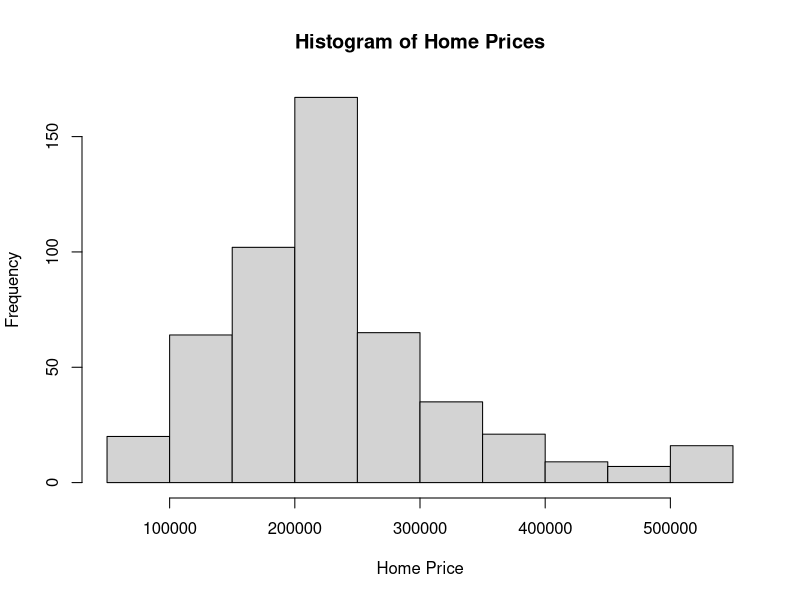
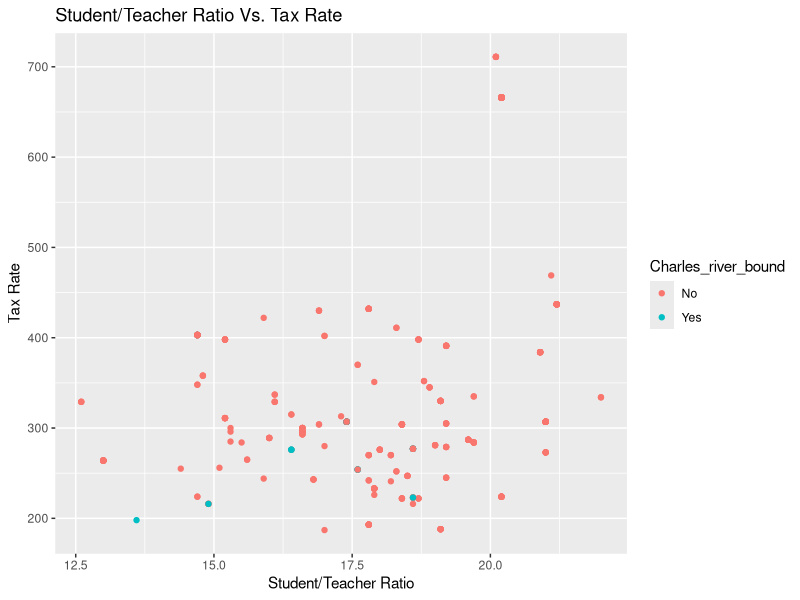

Write the R code that produced these figures, in order. (Note: this script raises an error after producing the figures.)
# Samantha Misurda
# March 21, 2017"
# HW1


# Load libraries for usage
library(ggplot2)
library(FNN)
library(plyr)
library(gplots)

########
# Problem 1A 
########


#high level briefing function that takes a data frame as an argument, and produces summary output
brief <- function(df){
  
  num.columns <- ncol(df)
  # Print the number of rows and columns
  cat(sprintf("This dataset has %s Rows and %s Attributes\n\n", nrow(df), num.columns))
  
  # Capture real values and add them to a data frame
  df.to.return <- data.frame(Attribute_ID = numeric(),
                             Attribute_Name = character(),
                             Missing = numeric(),
                             Mean = numeric(),
                             Median = numeric(), 
                             SDev = numeric(), 
                             Min = numeric(),
                             Max = numeric())
  
  cat("real valued attributes\n")
  cat("----------------------\n")
  for(col in 1:num.columns){
    if(is.numeric(df[[col]])){
      temp.missing <- sum(is.na(df[[col]]))
      temp.mean <- mean(df[[col]], na.rm=TRUE)
      temp.median <- median(df[[col]], na.rm=TRUE)
      temp.sdev <- sd(df[[col]], na.rm=TRUE)
      temp.min <- min(df[[col]], na.rm=TRUE)
      temp.max <- max(df[[col]], na.rm=TRUE)
      
      df.to.return <- rbind(df.to.return, data.frame(Attribute_ID = col,
                                                     Attribute_Name = colnames(df)[col],
                                                     Missing = temp.missing,
                                                     Mean = temp.mean,
                                                     Median = temp.median, 
                                                     SDev = temp.sdev, 
                                                     Min = temp.min,
                                                     Max = temp.max))
    }
  }
  
  print(format(df.to.return, scientific=999,digits=2))
  
  # Capture symbolic attributes and add to data frame
  df.to.return <- data.frame(Attribute_ID = numeric(),
                             Attribute_Name = character(),
                             Missing = numeric(),
                             Arity = numeric(),
                             MCVs_counts = character())
  
  
  cat("symbolic attributes\n")
  cat("----------------------\n")
  for(col in 1:num.columns){
    if(!is.numeric(df[[col]])){
      temp.missing <- sum(df[[col]]=="" | is.na(df[[col]]))
      temp.arity <- length(levels(df[[col]]))
      
      temp.mcvs <- sort(table(df[[col]]),decreasing=TRUE)[1:3]
      temp.mcvs_str <- ""
      
      for(i in 1:3){
        if(!is.na(names(temp.mcvs)[i]) & names(temp.mcvs)[i]!= "") {
          temp.str <- sprintf("%s(%d)", names(temp.mcvs)[i], temp.mcvs[i])
          temp.mcvs_str <- paste(temp.mcvs_str, temp.str)
        }
      }
      
      df.to.return <- rbind(df.to.return, data.frame(Attribute_ID = col,
                                                     Attribute_Name = colnames(df)[col],
                                                     Missing = temp.missing,
                                                     Arity = temp.arity,
                                                     MCVs_counts=temp.mcvs_str))
    }
  }
  print(format(df.to.return, scientific=999,digits=2))
}

########
# Problem 1B - Test brief function
########
housing.no.missing <- read.csv("house_no_missing.csv")
housing.missing <- read.csv("house_with_missing.csv")

print("~~~~~~~~~~~~~~~~~~~~~~~~~~~~~~~~~~~~~~~~~~~~~~")
print("Brief function output for house_no_missing.csv")
print("~~~~~~~~~~~~~~~~~~~~~~~~~~~~~~~~~~~~~~~~~~~~~~")
brief(housing.no.missing)

print("~~~~~~~~~~~~~~~~~~~~~~~~~~~~~~~~~~~~~~~~~~~~~~")
print("Brief function output for house_with_missing.csv")
print("~~~~~~~~~~~~~~~~~~~~~~~~~~~~~~~~~~~~~~~~~~~~~~")
brief(housing.missing)


##############
# Visualizations for Problem 1B 
##############
options(scipen = 999)

# Home Price (histogram)
hist(housing.no.missing$house_value, xlab = "Home Price", main = (paste("Histogram of Home Prices")))

# Charles and home prices (Contingency Table)
# Group into bins
housing.grouped <- housing.no.missing
housing.grouped$house_value <- cut(housing.no.missing$house_value, breaks = c(0, 100000, 200000, 300000, 400000, 9999999999), labels= c("Below 100,000", "100,000 -200,000", "200,001-300,000", "300,001-400,000", "400,000 and Greater"))
with(housing.grouped, table(house_value, Charles_river_bound))

# Student/Teacher Ratio and taxes (Scatterplot)
ggplot(housing.no.missing, aes(x=student_teacher_ratio, y=property_tax_rate, color=Charles_river_bound)) + geom_point() +
  ggtitle("Student/Teacher Ratio Vs. Tax Rate") +
  labs(x="Student/Teacher Ratio",y="Tax Rate") 


#####
# Problem 2A
#####

# Connect-the-dots model that learns from train set and is being tested using test set
# Assumes the last column of data is the output dimension
get_pred_dots <- function(train, test){
  nf <- ncol(train)
  input <- train[,-nf]
  query <- test[,-nf]
  my.knn <- get.knnx(input,query,k=2) # Get two nearest neighbors
  nn.index <- my.knn$nn.index
  pred <- rep(NA,nrow(test))
  for (ii in 1:nrow(test)){
    y1 <- train[nn.index[ii,1],nf]
    y2 <- train[nn.index[ii,2],nf]
    pred[ii] = (y1+y2)/2
  }
  return(pred)  
}


# Linear model
# Assumes the last column of data is the output dimension
get_pred_lr <- function(train, test){
  colnames(train)[ncol(train)] <- "output"
  linear.model <- lm(output ~ ., data=train)
  return(predict(linear.model, test))
}


# Default predictor model
# Assumes the last column of data is the output dimension
get_pred_default <- function(train, test){
  nf <- ncol(train)
  pred <- mean(train[,nf])
  #return that prediction for each input in the test set
  return(rep(pred, nrow(test)))
}

#nn: number of data points, k: number of folds
get_folds <- function(nn, k) {
  index <- seq(1, nn)
  rand.index <- sample(index, nn)
  group <- seq_along(rand.index)%%k
  chunk <- split(rand.index, group)
  return(chunk)
}

# Perform k-fold cross-validation 
do_cv <- function(df, output, k, model){
  #get the number of rows
  size <- nrow(df[output])
  #generate k folds
  folds <- get_folds(size, k)
  
  mse <- rep(NA,k)
  ii <- 1
  for(fold in folds){
    test.set <- subset(df, as.numeric(rownames(df)) %in% fold)
    train.set <- subset(df, !as.numeric(rownames(df)) %in% fold)
    
    result <- model(train.set, test.set)
    mse[ii] <- mean((test.set[output] - result)^2) 
    ii <- ii + 1
  }
  
  return(mse)
}

#test case
df <- data.frame(x=c(1,2,3,4,5,6,7,8,9,10), y=c(1.2,2.3,3.4,4.5,5.6,6.7,7.8,8.9,9.1,10.0))

mean(do_cv(df, "y", 10, get_pred_default))
mean(do_cv(df, "y", 10, get_pred_lr))
mean(do_cv(df, "y", 10, get_pred_dots))


#####
# Problem 2B
#####

# Build data frame using house_value = log(Crime Rate)
df <- housing.no.missing[,c("Crime_Rate", "house_value")]
df$Crime_Rate <- log(df$Crime_Rate)

# Run Cross-Validation using all three models, using the "mean preprocessing step"
default.housing.model <- do_cv(df, "house_value", nrow(df), get_pred_default)
linear.housing.model <- do_cv(df,"house_value", nrow(df), get_pred_lr)
dot.housing.model <- do_cv(df, "house_value", nrow(df), get_pred_dots)

models.means <- c(mean(default.housing.model), mean(linear.housing.model), mean(dot.housing.model))

models.sd <- c(sd(default.housing.model), sd(linear.housing.model), sd(dot.housing.model))

# Compute 95% CI for each score
ci.l <- models.means - (1.96 * models.sd)/sqrt(nrow(df))
ci.u <- models.means + (1.96 * models.sd)/sqrt(nrow(df))

# Make a bar chart

barplot2(models.means, plot.ci = TRUE, ci.l = ci.l, ci.u = ci.u, main = "House Values Predicted from log(Crime Rate)", ylab="MSE of Model Trained on LOO-CV", names.arg = c("Default Model", "Linear Model", "Connect the Dots Model"))
